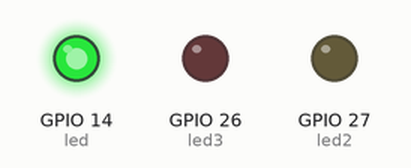
Bench run of a program on a simulated ESP32 board running MicroPython. On the bench: output pins drawn as LEDs (lit = HIGH). Wiring (from the project's diagram.json): green LED on GPIO 14, red LED on GPIO 26, yellow LED on GPIO 27.

Above: at 2.5 s.
At 5.5 s:
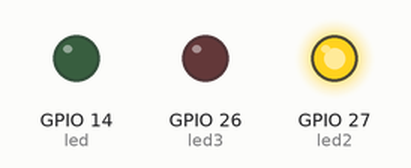
At 7.5 s:
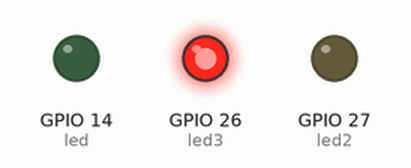
Timing chart, 0 to 11.7 s (numbered marks = the images above):
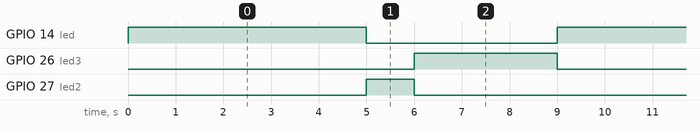

The program:

main.py
```python
import machine
import time

led = machine.Pin(14, machine.Pin.OUT)
led2 = machine.Pin(27, machine.Pin.OUT)
led3 = machine.Pin(26, machine.Pin.OUT)

while True:
    led.value(1)
    time.sleep(5)
    led.value(0)

    led2.value(1)
    time.sleep(1)
    led2.value(0)

    led3.value(1)
    time.sleep(3)
    led3.value(0)
```

Measured:
- by itself, GPIO 14 (led): alternates HIGH for 5.0 s and LOW for 4.0 s
- by itself, GPIO 26 (led3): alternates HIGH for 3.0 s and LOW for 6.0 s
- by itself, GPIO 27 (led2): alternates HIGH for 1.0 s and LOW for 8.0 s
